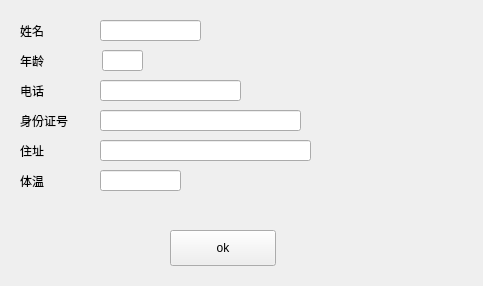
<?xml version="1.0" encoding="UTF-8"?>
<ui version="4.0">
 <class>client</class>
 <widget class="QMainWindow" name="client">
  <property name="geometry">
   <rect>
    <x>0</x>
    <y>0</y>
    <width>483</width>
    <height>286</height>
   </rect>
  </property>
  <property name="windowTitle">
   <string>client</string>
  </property>
  <widget class="QWidget" name="centralWidget">
   <widget class="QLabel" name="label">
    <property name="geometry">
     <rect>
      <x>20</x>
      <y>20</y>
      <width>63</width>
      <height>22</height>
     </rect>
    </property>
    <property name="text">
     <string>姓名</string>
    </property>
   </widget>
   <widget class="QLabel" name="label_2">
    <property name="geometry">
     <rect>
      <x>20</x>
      <y>50</y>
      <width>63</width>
      <height>22</height>
     </rect>
    </property>
    <property name="text">
     <string>年龄</string>
    </property>
   </widget>
   <widget class="QLabel" name="label_3">
    <property name="geometry">
     <rect>
      <x>20</x>
      <y>80</y>
      <width>63</width>
      <height>22</height>
     </rect>
    </property>
    <property name="text">
     <string>电话</string>
    </property>
   </widget>
   <widget class="QLabel" name="label_4">
    <property name="geometry">
     <rect>
      <x>20</x>
      <y>110</y>
      <width>63</width>
      <height>22</height>
     </rect>
    </property>
    <property name="text">
     <string>身份证号</string>
    </property>
   </widget>
   <widget class="QLabel" name="label_5">
    <property name="geometry">
     <rect>
      <x>20</x>
      <y>140</y>
      <width>63</width>
      <height>22</height>
     </rect>
    </property>
    <property name="text">
     <string>住址</string>
    </property>
   </widget>
   <widget class="QLabel" name="label_6">
    <property name="geometry">
     <rect>
      <x>20</x>
      <y>170</y>
      <width>63</width>
      <height>22</height>
     </rect>
    </property>
    <property name="text">
     <string>体温</string>
    </property>
   </widget>
   <widget class="QLineEdit" name="name">
    <property name="geometry">
     <rect>
      <x>100</x>
      <y>20</y>
      <width>101</width>
      <height>21</height>
     </rect>
    </property>
   </widget>
   <widget class="QLineEdit" name="age">
    <property name="geometry">
     <rect>
      <x>102</x>
      <y>50</y>
      <width>41</width>
      <height>21</height>
     </rect>
    </property>
   </widget>
   <widget class="QLineEdit" name="phone">
    <property name="geometry">
     <rect>
      <x>100</x>
      <y>80</y>
      <width>141</width>
      <height>21</height>
     </rect>
    </property>
   </widget>
   <widget class="QLineEdit" name="id">
    <property name="geometry">
     <rect>
      <x>100</x>
      <y>110</y>
      <width>201</width>
      <height>21</height>
     </rect>
    </property>
   </widget>
   <widget class="QLineEdit" name="address">
    <property name="geometry">
     <rect>
      <x>100</x>
      <y>140</y>
      <width>211</width>
      <height>21</height>
     </rect>
    </property>
   </widget>
   <widget class="QLineEdit" name="tempture">
    <property name="geometry">
     <rect>
      <x>100</x>
      <y>170</y>
      <width>81</width>
      <height>21</height>
     </rect>
    </property>
   </widget>
   <widget class="QPushButton" name="ok">
    <property name="geometry">
     <rect>
      <x>170</x>
      <y>230</y>
      <width>106</width>
      <height>36</height>
     </rect>
    </property>
    <property name="text">
     <string>ok</string>
    </property>
   </widget>
   <widget class="QLabel" name="safe">
    <property name="geometry">
     <rect>
      <x>370</x>
      <y>30</y>
      <width>63</width>
      <height>22</height>
     </rect>
    </property>
    <property name="text">
     <string/>
    </property>
   </widget>
   <widget class="QWidget" name="verticalLayoutWidget">
    <property name="geometry">
     <rect>
      <x>370</x>
      <y>70</y>
      <width>101</width>
      <height>201</height>
     </rect>
    </property>
    <layout class="QVBoxLayout" name="layout"/>
   </widget>
  </widget>
 </widget>
 <layoutdefault spacing="6" margin="11"/>
 <resources/>
 <connections/>
</ui>
